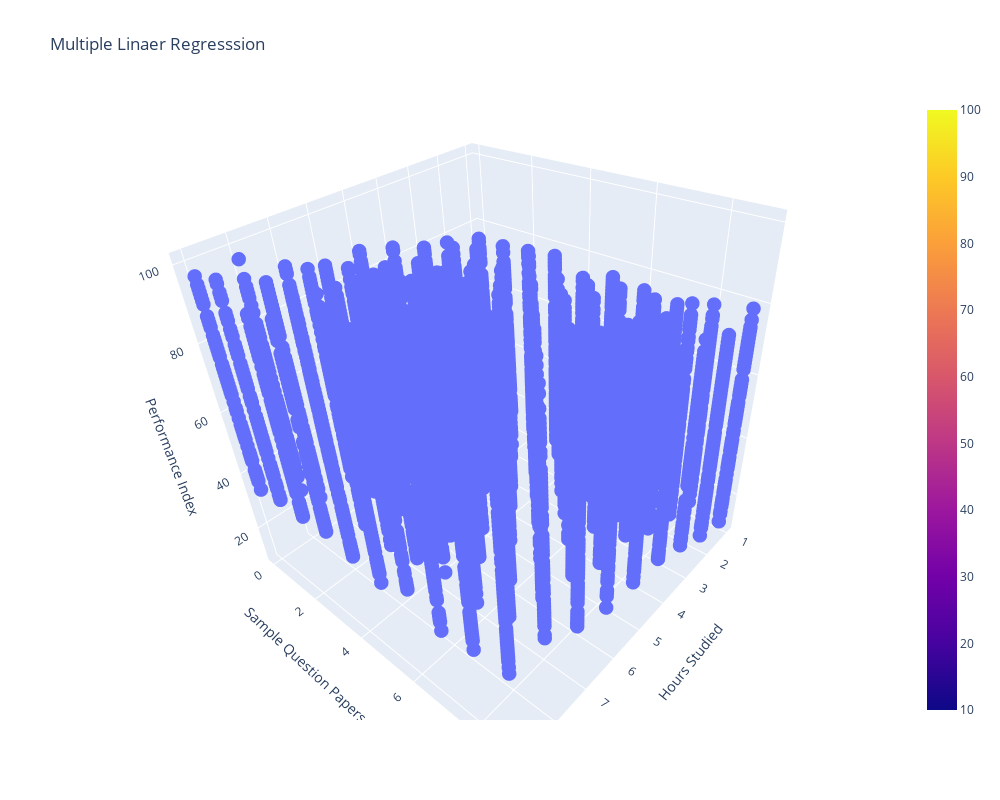

Notebook code cell kept with this figure:
### Code cell
fig = go.Figure()

fig.add_trace(go.Scatter3d(
    x=x1,
    y=x2,
    z=y,
    mode='markers',
    marker=dict(size=5),
    name='Data Points'
))
fig.add_trace(go.Surface(
    x=x1,
    y=x2,
    z=y,
    opacity=0.6,
    name='Best Fit Plane'))

fig.update_layout(
    title='Multiple Linaer Regresssion', width=1000,
    height=800,
    scene=dict(
        xaxis_title='Hours Studied',
        yaxis_title='Sample Question Papers Practiced',
        zaxis_title='Performance Index',
    )
)

fig.show()

### Figure 1 — Plotly figure (JSON) as saved in the notebook; plotly's stock layout.template omitted (floating-point values rounded to 4 significant figures; data arrays with more than 128 entries replaced by an {"elided": "..."} marker saying what was removed)
{"data": [{"marker": {"size": 5}, "mode": "markers", "name": "Data Points", "type": "scatter3d", "x": {"elided": "10000 int values"}, "y": {"elided": "10000 int values"}, "z": {"elided": "10000 int values"}}, {"name": "Best Fit Plane", "opacity": 0.6, "type": "surface", "x": {"elided": "10000 int values"}, "y": {"elided": "10000 int values"}, "z": {"elided": "10000 int values"}}], "layout": {"height": 800, "scene": {"aspectmode": "auto", "aspectratio": {"x": 1, "y": 1, "z": 1}, "camera": {"center": {"x": 0, "y": 0, "z": 0}, "eye": {"x": 1.152, "y": 1.152, "z": 1.152}, "projection": {"type": "perspective"}, "up": {"x": -0.03951, "y": 0.04114, "z": 0.9984}}, "xaxis": {"title": {"text": "Hours Studied"}, "type": "linear"}, "yaxis": {"title": {"text": "Sample Question Papers Practiced"}, "type": "linear"}, "zaxis": {"title": {"text": "Performance Index"}, "type": "linear"}}, "title": {"text": "Multiple Linaer Regresssion"}, "width": 1000}}
